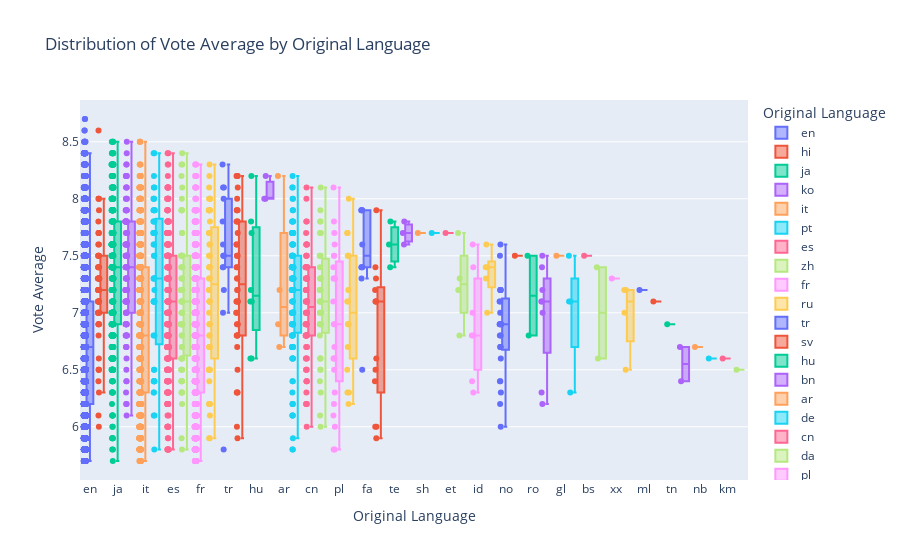

The code cell stored with this chart in its notebook:
### Code cell
# Distribution of Vote Average by Original Language
fig_box = px.box(trm_df,
                 x='original_language',
                 y='vote_average',
                 title='Distribution of Vote Average by Original Language',
                 hover_name='title',
                 color='original_language', 
                 points='all',  
                 labels={'original_language': 'Original Language', 'vote_average': 'Vote Average'})

fig_box.update_layout(xaxis_title='Original Language', yaxis_title='Vote Average')
fig_box.show()
